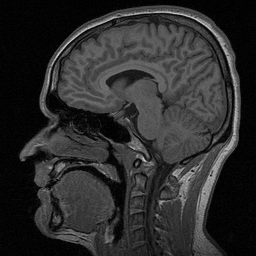
%> input picture 2nd_sem_grad/IMAGEPROCESSING/BenLarson_Hm1/brain.png, 256 x 256 px
$ octave main.m   (GNU Octave 9; MATLAB toolbox functions it lacks are replaced by stand-ins)
%> lines starting %> are read from the running program, lines starting %| are printed output that depends on the picture; in (x1, y1, x2, y2) boxes, pixels count from 0 and x2, y2 are one past the last pixel; in counts of white or black regions, pixels touching at a corner belong together; the program's own positions count from 1
### 2nd_sem_grad/IMAGEPROCESSING/BenLarson_Hm5/Find_Ventricle.m
function Io = findVentricle(I, seed)

Imseg = zeros(size(I));
sz = size(I);
counter = 0;
seed = sub2ind(sz,seed(1),seed(2));

while counter ~= size(seed,1)
  counter = size(seed,1) % setup to fail
  for s = 1:size(seed)% look at each seed
    [sx,sy] = ind2sub(sz,seed(s)); %find 8 nay
    if I(sx,sy) == 0 %only consider part of segment
      continue
    end
    ate = I(sx-1:sx+1,sy-1:sy+1);% sum the values
    if sum(sum(ate)) >= 3 % if no longer in vent
      Imseg(sx,sy) = 1;
      % Add nay to seeds
      seed = [seed; sub2ind(sz,sx,sy-1)];
      seed = [seed; sub2ind(sz,sx,sy+1)];
      seed = [seed; sub2ind(sz,sx-1,sy)];
      seed = [seed; sub2ind(sz,sx-1,sy-1)];
      seed = [seed; sub2ind(sz,sx-1,sy+1)];
      seed = [seed; sub2ind(sz,sx+1,sy)];
      seed = [seed; sub2ind(sz,sx+1,sy-1)];
      seed = [seed; sub2ind(sz,sx+1,sy+1)];
      seed = unique(seed); % remove duplicate seeds
    end
  end
end
Io = Imseg;

### 2nd_sem_grad/IMAGEPROCESSING/BenLarson_Hm5/Erosion.m
function Io = Erosion(I)

Inew = I;
% [9 lines of commented-out code are left out]

for i = 2:size(I,1)-1
 for j = 2:size(I,2)-1
    n = sum([
      I(i,j),
      I(i-1,j),
      I(i+1,j),
      I(i,j-1),
      I(i,j+1)]);
    if  n <= 3
      Inew(i,j) = 0;
      Inew(i-1,j) = 0;
      Inew(i+1,j) = 0;
      Inew(i,j-1) = 0;
      Inew(i,j+1) = 0;
    end
 end
end

Io = Inew;

### 2nd_sem_grad/IMAGEPROCESSING/BenLarson_Hm5/Dilation.m
function Io = Dilation(I)
Inew = zeros(size(I));
% [7 lines of commented-out code are left out]
for i = 2:size(I,1)-1
 for j = 2:size(I,2)-1
    if I(i,j) == 1
      Inew(i,j) = 1;
      Inew(i-1,j) = 1;
      Inew(i+1,j) = 1;
      Inew(i,j-1) = 1;
      Inew(i,j+1) = 1;
    end
  end
end

Io = Inew;

### 2nd_sem_grad/IMAGEPROCESSING/BenLarson_Hm5/main.m
%% Assignment 5

 %% part 1 & 2 segmentation
clear; clc; close all;
I = imread('brain.png');
%> I is the input picture: size 256x256 uint8; min 0, max 215, mean 44.3
I(I >= 60) = 0;
I(I ~= 0) = 1;
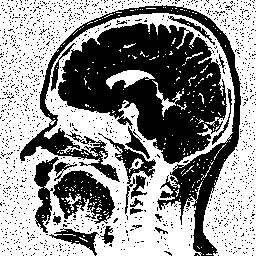
%> I: size 256x256 uint8; values 0 (black) and 1 (white), 57% white; 1400 black regions (1380 under 20 px), largest, box (x1, y1, x2, y2) and area: (58, 23, 227, 164) 13864, (20, 5, 241, 256) 6908, (53, 170, 115, 224) 1773
figure();imagesc(I);colormap gray;colorbar;
Imseg(76,130) = 1;
seed   = [76,130];
Imseg = Find_Ventricle(I,seed);
%> after the loop in findVentricle, `while counter ~= size(seed,1)`:
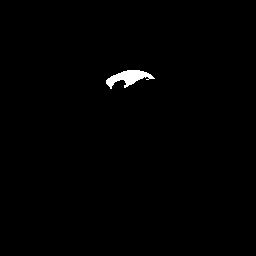
%> Imseg: size 256x256 double; values 0 (black) and 1 (white), 0.68% white; 1 white region, box (x1, y1, x2, y2) and area: (106, 70, 155, 89) 446
%> after the loop in findVentricle, `while counter ~= size(seed,1)`: seed = 616 values from 26960 to 39760
figure('Name','Ventricle');imagesc(Imseg); colormap gray; colorbar;

%% Part 3 Noise
I = imread('brain.png');
I = double(I) + 30*randn(256);
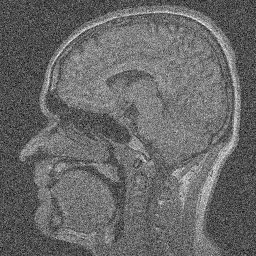
%> I: size 256x256 double; min -115.4, max 272.9, mean 44.1; drawn with min black and max white
I(I >= 60) = 0;
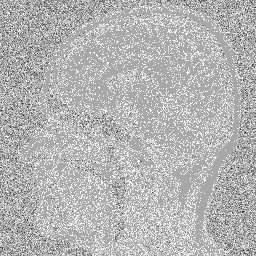
%> I: size 256x256 double; min -115.4, max 60, mean 8.9; drawn with min black and max white
I(I ~= 0) = 1;
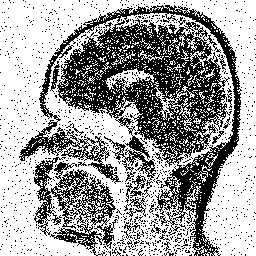
%> I: size 256x256 double; values 0 (black) and 1 (white), 62.8% white; black in thin lines or dots
subplot(2,2,1);imagesc(I);colormap gray;colorbar;

Imseg(76,130) = 1;
seed   = [76,130];

Imseg = Find_Ventricle(I,seed);
%> call 2 of findVentricle, with seed = [76 130]
%> after the loop in findVentricle (call 2), `while counter ~= size(seed,1)`:
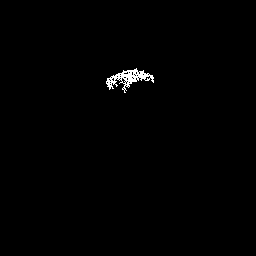
%> Imseg: size 256x256 double; values 0 (black) and 1 (white), 0.65% white in thin lines or dots, all inside (x1, y1, x2, y2) = (106, 68, 154, 93)
%> after the loop in findVentricle (call 2), `while counter ~= size(seed,1)`: seed = 733 values from 26961 to 39508
subplot(2,2,2);imagesc(Imseg); colormap gray; colorbar;

for i = 1:1
  Imfixd = Dilation(Imseg);
end
subplot(2,2,3);imagesc(Imfixd);colormap gray; colorbar;

Imfixe = Erosion(Imfixd);
%> after the loop in Erosion, `for i = 2:size(I,1)-1`:
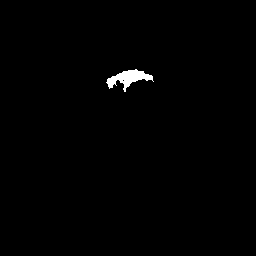
%> Inew: size 256x256 double; values 0 (black) and 1 (white), 0.72% white; 1 white region, box (x1, y1, x2, y2) and area: (106, 69, 154, 92) 469
subplot(2,2,4); imagesc(Imfixe);colormap gray; colorbar;
